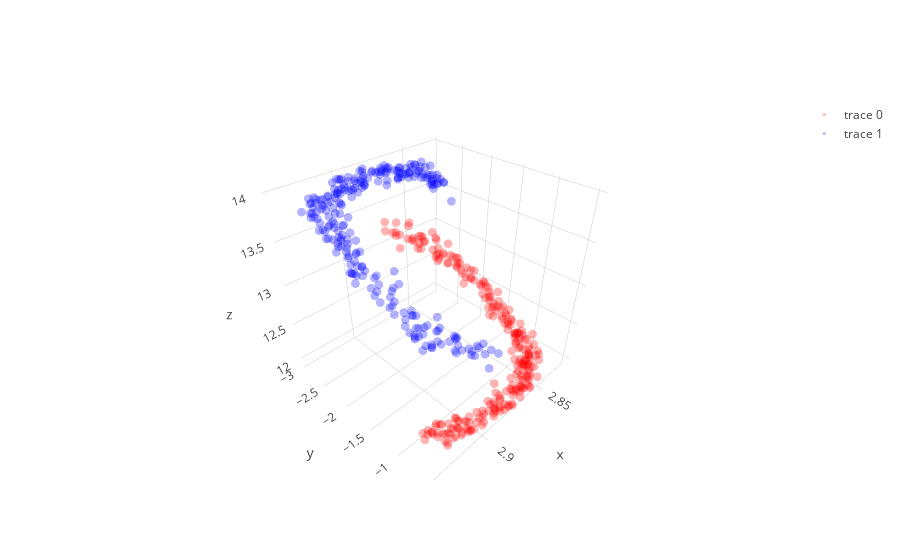

The code cell stored with this chart in its notebook:
### Code cell
# with all scale
expand_dim = 3
w1 = np.random.randn(2,expand_dim)
w2 = np.random.randn(expand_dim,1)
a  = np.ones(expand_dim); b = np.ones(expand_dim); c = np.zeros(expand_dim)
w1 = _sym_decorrelation(w1)
w2 = w2/(np.sqrt(np.sum(w2**2)))

temp_X = np.copy(X)
mini_batch_size = 10
for iter in range(2000):
    cum_loss = 0; temp_X   = shuffle(temp_X)
    
    for mini_batch in range(0,len(X),mini_batch_size):
        current_batch = temp_X[mini_batch:mini_batch+mini_batch_size]
        
        layer1  = current_batch @ w1
        layer1a = a*g(b*layer1)+c
        layer2  = layer1a       @ w2
        loss    = (w2.T @ layer1a.T @ layer1a @ w2).mean() + (w1.T @ current_batch.T @ current_batch @ w1).mean()
        
        grad2 = -2*layer1a.T @ layer1a @ w2 
        grad1a= -2*layer1a@w2@w2.T
        grada = grad1a*g(b*layer1)
        gradb = grad1a*a*g_grad(b*layer1)*layer1
        gradc = grad1a
        grad1 = current_batch.T @(grad1a*a*g_grad(b*layer1)*b) - 2*current_batch.T @ current_batch @ w1 

        w2 = w2 - 0.000000001  * grad2+ (1/(iter+1))*np.random.randn(expand_dim,1)
        a = a -   0.0000009    * grada.mean(0)+ (1/(iter+1))*np.random.randn(expand_dim)
        b = b -   0.0000009    * gradb.mean(0)+ (1/(iter+1))*np.random.randn(expand_dim)
        c = c -   0.0000009   * gradc.mean(0) + (1/(iter+1))*np.random.randn(expand_dim)
        w1 = w1 - 0.000000001  * grad1+ (1/(iter+1))*np.random.randn(2,expand_dim)
        
        w1 = _sym_decorrelation(w1)
        w2 = w2/(np.sqrt(np.sum(w2**2)))
        a  = (a-a.mean())/a.std()
        b  = (b-b.mean())/b.std()
#         c  = (c-c.mean())/c.std()
        cum_loss      = cum_loss + loss.mean()
        
    if iter%500==0:print('Iter : ',iter," Loss: ",cum_loss)

# projection
projected_mine = (a*g(b*(X @ w1))+c) @ w2

plt.figure(figsize=(20,5))
plt.subplot(1, 3, 1)
plt.scatter(X[y==0, 0], X[y==0, 1], color='red', alpha=0.5)
plt.scatter(X[y==1, 0], X[y==1, 1], color='blue', alpha=0.5)
plt.quiver(X.mean(0)[0], X.mean(0)[1], evector[0,0],evector[0,1], color=['b'], scale=2.5)
plt.quiver(X.mean(0)[0], X.mean(0)[1], evector[1,0],evector[1,1], color=['g'], scale=2.5)

plt.subplot(1, 3, 2,projection='3d')
one_layer_project = (a*g(b*(X @ w1))+c)
plt.scatter(one_layer_project[:,0],one_layer_project[:,1],one_layer_project[:,2], color='red')

plt.subplot(1, 3, 3)
plt.scatter(projected_mine[y==0], np.zeros((len(projected_mine)//2)),  color='red', alpha=0.05)
plt.scatter(projected_mine[y==1], np.zeros((len(projected_mine)//2)), color='blue', alpha=0.05)
plt.show()

trace1 = go.Scatter3d(
    x=one_layer_project[y==0,0],
    y=one_layer_project[y==0,1],
    z=one_layer_project[y==0,2],
    mode='markers',
    line=dict(color='red',width=0.5),
    marker=dict(size=3,opacity=0.3)
)
trace2 = go.Scatter3d(
    x=one_layer_project[y==1,0],
    y=one_layer_project[y==1,1],
    z=one_layer_project[y==1,2],
    mode='markers',
    line=dict(color='blue',width=0.5),
    marker=dict(size=3,opacity=0.3)
)
data = [trace1,trace2]
fig  = go.Figure(data=data)
iplot(fig)

### Figure 1 — Plotly figure (JSON) as saved in the notebook; plotly's stock layout.template omitted (floating-point values rounded to 4 significant figures; data arrays with more than 128 entries replaced by an {"elided": "..."} marker saying what was removed)
{"data": [{"line": {"color": "red", "width": 0.5}, "marker": {"opacity": 0.3, "size": 3}, "mode": "markers", "type": "scatter3d", "uid": "ed3c6f1f-f43f-4d71-984b-e8a4281ffc5b", "x": {"elided": "250 float values"}, "y": {"elided": "250 float values"}, "z": {"elided": "250 float values"}}, {"line": {"color": "blue", "width": 0.5}, "marker": {"opacity": 0.3, "size": 3}, "mode": "markers", "type": "scatter3d", "uid": "757cd169-a3cb-49d6-af32-cbb28c16a6e5", "x": {"elided": "250 float values"}, "y": {"elided": "250 float values"}, "z": {"elided": "250 float values"}}], "layout": {}}
